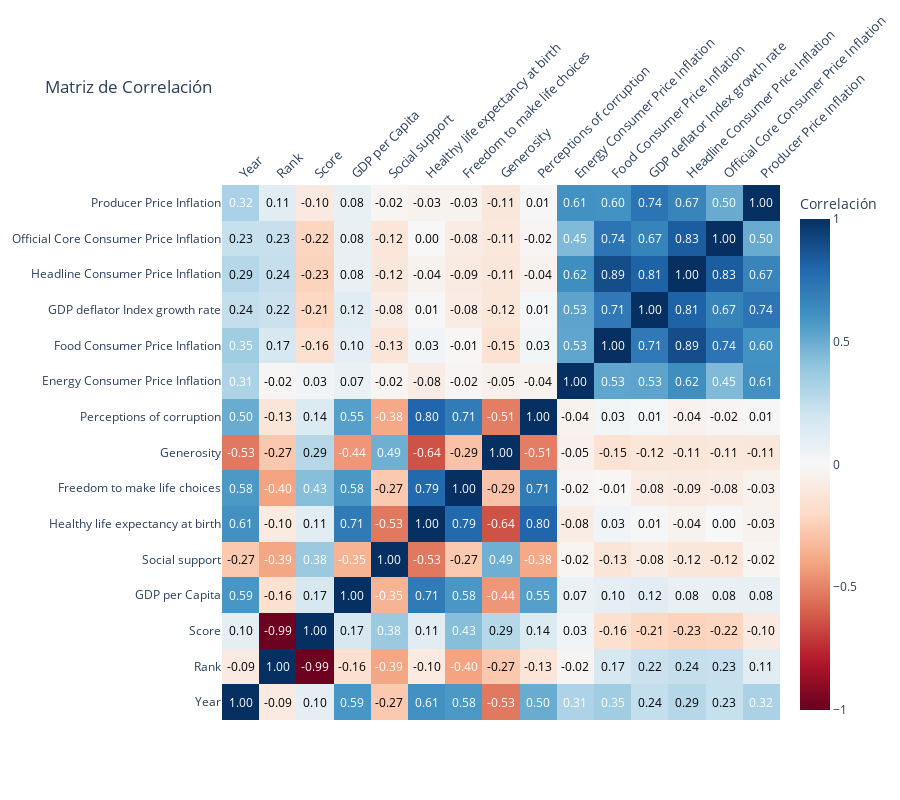

Notebook cell for this chart:
### Code cell
# Misma matriz de correlación, ahora con plotly
import pandas as pd
import plotly.graph_objects as go
from plotly.subplots import make_subplots

# Obtener las etiquetas para el eje x e y
labels = correlationMatrix.columns.tolist()

# Crear la figura con Plotly
fig = go.Figure(data=go.Heatmap(
    z=correlationMatrix.values,
    x=labels,
    y=labels,
    colorscale='RdBu',
    zmid=0, # Centrar el colorscale en 0 para la correlación
    colorbar=dict(title='Correlación')
))

fig.update_layout(
    title='Matriz de Correlación',
    xaxis_side='bottom',
    xaxis=dict(
        side='top',
        tickangle=-45, # Ángulo para las etiquetas del eje x (diagonal)
        tickfont=dict(size=13) # Opcional: ajustar el tamaño de la fuente
    ),
    height=800,
    width=900,
    annotations=[ go.layout.Annotation(
        x=col,
        y=row,
        text=f'{correlationMatrix.iloc[row, col]:.2f}',
        showarrow=False,
        font=dict(size=11.5),
        # bgcolor='rgba(255, 255, 255, 0.8)' if -0.2 < correlationMatrix.iloc[row, col] < 0.2 else 'rgba(0, 0, 0, 0.8)', # Fondo blanco para valores cercanos a 0, negro para el resto
        font_color='black' if -0.3 < correlationMatrix.iloc[row, col] < 0.3 else 'white' # Texto negro para valores cercanos a 0, blanco para el resto
    ) for row in range(correlationMatrix.shape[0]) for col in range(correlationMatrix.shape[1]) ]
)

# Mostrar la figura
fig.show()

### Figure 1 — Plotly figure (JSON) as saved in the notebook; plotly's stock layout.template omitted (floating-point values rounded to 4 significant figures; data arrays with more than 128 entries replaced by an {"elided": "..."} marker saying what was removed)
{"data": [{"colorbar": {"title": {"text": "Correlación"}}, "colorscale": [[0, "rgb(103,0,31)"], [0.1, "rgb(178,24,43)"], [0.2, "rgb(214,96,77)"], [0.3, "rgb(244,165,130)"], [0.4, "rgb(253,219,199)"], [0.5, "rgb(247,247,247)"], [0.6, "rgb(209,229,240)"], [0.7, "rgb(146,197,222)"], [0.8, "rgb(67,147,195)"], [0.9, "rgb(33,102,172)"], [1, "rgb(5,48,97)"]], "type": "heatmap", "x": ["Year", "Rank", "Score", "GDP per Capita", "Social support", "Healthy life expectancy at birth", "Freedom to make life choices", "Generosity", "Perceptions of corruption", "Energy Consumer Price Inflation", "Food Consumer Price Inflation", "GDP deflator Index growth rate", "Headline Consumer Price Inflation", "Official Core Consumer Price Inflation", "Producer Price Inflation"], "y": ["Year", "Rank", "Score", "GDP per Capita", "Social support", "Healthy life expectancy at birth", "Freedom to make life choices", "Generosity", "Perceptions of corruption", "Energy Consumer Price Inflation", "Food Consumer Price Inflation", "GDP deflator Index growth rate", "Headline Consumer Price Inflation", "Official Core Consumer Price Inflation", "Producer Price Inflation"], "z": {"elided": "15x15 float values"}, "zmid": 0}], "layout": {"annotations": [{"font": {"color": "white", "size": 11.5}, "showarrow": false, "text": "1.00", "x": 0, "y": 0}, {"font": {"color": "black", "size": 11.5}, "showarrow": false, "text": "-0.09", "x": 1, "y": 0}, {"font": {"color": "black", "size": 11.5}, "showarrow": false, "text": "0.10", "x": 2, "y": 0}, {"font": {"color": "white", "size": 11.5}, "showarrow": false, "text": "0.59", "x": 3, "y": 0}, {"font": {"color": "black", "size": 11.5}, "showarrow": false, "text": "-0.27", "x": 4, "y": 0}, {"font": {"color": "white", "size": 11.5}, "showarrow": false, "text": "0.61", "x": 5, "y": 0}, {"font": {"color": "white", "size": 11.5}, "showarrow": false, "text": "0.58", "x": 6, "y": 0}, {"font": {"color": "white", "size": 11.5}, "showarrow": false, "text": "-0.53", "x": 7, "y": 0}, {"font": {"color": "white", "size": 11.5}, "showarrow": false, "text": "0.50", "x": 8, "y": 0}, {"font": {"color": "white", "size": 11.5}, "showarrow": false, "text": "0.31", "x": 9, "y": 0}, {"font": {"color": "white", "size": 11.5}, "showarrow": false, "text": "0.35", "x": 10, "y": 0}, {"font": {"color": "black", "size": 11.5}, "showarrow": false, "text": "0.24", "x": 11, "y": 0}, {"font": {"color": "black", "size": 11.5}, "showarrow": false, "text": "0.29", "x": 12, "y": 0}, {"font": {"color": "black", "size": 11.5}, "showarrow": false, "text": "0.23", "x": 13, "y": 0}, {"font": {"color": "white", "size": 11.5}, "showarrow": false, "text": "0.32", "x": 14, "y": 0}, {"font": {"color": "black", "size": 11.5}, "showarrow": false, "text": "-0.09", "x": 0, "y": 1}, {"font": {"color": "white", "size": 11.5}, "showarrow": false, "text": "1.00", "x": 1, "y": 1}, {"font": {"color": "white", "size": 11.5}, "showarrow": false, "text": "-0.99", "x": 2, "y": 1}, {"font": {"color": "black", "size": 11.5}, "showarrow": false, "text": "-0.16", "x": 3, "y": 1}, {"font": {"color": "white", "size": 11.5}, "showarrow": false, "text": "-0.39", "x": 4, "y": 1}, {"font": {"color": "black", "size": 11.5}, "showarrow": false, "text": "-0.10", "x": 5, "y": 1}, {"font": {"color": "white", "size": 11.5}, "showarrow": false, "text": "-0.40", "x": 6, "y": 1}, {"font": {"color": "black", "size": 11.5}, "showarrow": false, "text": "-0.27", "x": 7, "y": 1}, {"font": {"color": "black", "size": 11.5}, "showarrow": false, "text": "-0.13", "x": 8, "y": 1}, {"font": {"color": "black", "size": 11.5}, "showarrow": false, "text": "-0.02", "x": 9, "y": 1}, {"font": {"color": "black", "size": 11.5}, "showarrow": false, "text": "0.17", "x": 10, "y": 1}, {"font": {"color": "black", "size": 11.5}, "showarrow": false, "text": "0.22", "x": 11, "y": 1}, {"font": {"color": "black", "size": 11.5}, "showarrow": false, "text": "0.24", "x": 12, "y": 1}, {"font": {"color": "black", "size": 11.5}, "showarrow": false, "text": "0.23", "x": 13, "y": 1}, {"font": {"color": "black", "size": 11.5}, "showarrow": false, "text": "0.11", "x": 14, "y": 1}, {"font": {"color": "black", "size": 11.5}, "showarrow": false, "text": "0.10", "x": 0, "y": 2}, {"font": {"color": "white", "size": 11.5}, "showarrow": false, "text": "-0.99", "x": 1, "y": 2}, {"font": {"color": "white", "size": 11.5}, "showarrow": false, "text": "1.00", "x": 2, "y": 2}, {"font": {"color": "black", "size": 11.5}, "showarrow": false, "text": "0.17", "x": 3, "y": 2}, {"font": {"color": "white", "size": 11.5}, "showarrow": false, "text": "0.38", "x": 4, "y": 2}, {"font": {"color": "black", "size": 11.5}, "showarrow": false, "text": "0.11", "x": 5, "y": 2}, {"font": {"color": "white", "size": 11.5}, "showarrow": false, "text": "0.43", "x": 6, "y": 2}, {"font": {"color": "black", "size": 11.5}, "showarrow": false, "text": "0.29", "x": 7, "y": 2}, {"font": {"color": "black", "size": 11.5}, "showarrow": false, "text": "0.14", "x": 8, "y": 2}, {"font": {"color": "black", "size": 11.5}, "showarrow": false, "text": "0.03", "x": 9, "y": 2}, {"font": {"color": "black", "size": 11.5}, "showarrow": false, "text": "-0.16", "x": 10, "y": 2}, {"font": {"color": "black", "size": 11.5}, "showarrow": false, "text": "-0.21", "x": 11, "y": 2}, {"font": {"color": "black", "size": 11.5}, "showarrow": false, "text": "-0.23", "x": 12, "y": 2}, {"font": {"color": "black", "size": 11.5}, "showarrow": false, "text": "-0.22", "x": 13, "y": 2}, {"font": {"color": "black", "size": 11.5}, "showarrow": false, "text": "-0.10", "x": 14, "y": 2}, {"font": {"color": "white", "size": 11.5}, "showarrow": false, "text": "0.59", "x": 0, "y": 3}, {"font": {"color": "black", "size": 11.5}, "showarrow": false, "text": "-0.16", "x": 1, "y": 3}, {"font": {"color": "black", "size": 11.5}, "showarrow": false, "text": "0.17", "x": 2, "y": 3}, {"font": {"color": "white", "size": 11.5}, "showarrow": false, "text": "1.00", "x": 3, "y": 3}, {"font": {"color": "white", "size": 11.5}, "showarrow": false, "text": "-0.35", "x": 4, "y": 3}, {"font": {"color": "white", "size": 11.5}, "showarrow": false, "text": "0.71", "x": 5, "y": 3}, {"font": {"color": "white", "size": 11.5}, "showarrow": false, "text": "0.58", "x": 6, "y": 3}, {"font": {"color": "white", "size": 11.5}, "showarrow": false, "text": "-0.44", "x": 7, "y": 3}, {"font": {"color": "white", "size": 11.5}, "showarrow": false, "text": "0.55", "x": 8, "y": 3}, {"font": {"color": "black", "size": 11.5}, "showarrow": false, "text": "0.07", "x": 9, "y": 3}, {"font": {"color": "black", "size": 11.5}, "showarrow": false, "text": "0.10", "x": 10, "y": 3}, {"font": {"color": "black", "size": 11.5}, "showarrow": false, "text": "0.12", "x": 11, "y": 3}, {"font": {"color": "black", "size": 11.5}, "showarrow": false, "text": "0.08", "x": 12, "y": 3}, {"font": {"color": "black", "size": 11.5}, "showarrow": false, "text": "0.08", "x": 13, "y": 3}, {"font": {"color": "black", "size": 11.5}, "showarrow": false, "text": "0.08", "x": 14, "y": 3}, {"font": {"color": "black", "size": 11.5}, "showarrow": false, "text": "-0.27", "x": 0, "y": 4}, {"font": {"color": "white", "size": 11.5}, "showarrow": false, "text": "-0.39", "x": 1, "y": 4}, {"font": {"color": "white", "size": 11.5}, "showarrow": false, "text": "0.38", "x": 2, "y": 4}, {"font": {"color": "white", "size": 11.5}, "showarrow": false, "text": "-0.35", "x": 3, "y": 4}, {"font": {"color": "white", "size": 11.5}, "showarrow": false, "text": "1.00", "x": 4, "y": 4}, {"font": {"color": "white", "size": 11.5}, "showarrow": false, "text": "-0.53", "x": 5, "y": 4}, {"font": {"color": "black", "size": 11.5}, "showarrow": false, "text": "-0.27", "x": 6, "y": 4}, {"font": {"color": "white", "size": 11.5}, "showarrow": false, "text": "0.49", "x": 7, "y": 4}, {"font": {"color": "white", "size": 11.5}, "showarrow": false, "text": "-0.38", "x": 8, "y": 4}, {"font": {"color": "black", "size": 11.5}, "showarrow": false, "text": "-0.02", "x": 9, "y": 4}, {"font": {"color": "black", "size": 11.5}, "showarrow": false, "text": "-0.13", "x": 10, "y": 4}, {"font": {"color": "black", "size": 11.5}, "showarrow": false, "text": "-0.08", "x": 11, "y": 4}, {"font": {"color": "black", "size": 11.5}, "showarrow": false, "text": "-0.12", "x": 12, "y": 4}, {"font": {"color": "black", "size": 11.5}, "showarrow": false, "text": "-0.12", "x": 13, "y": 4}, {"font": {"color": "black", "size": 11.5}, "showarrow": false, "text": "-0.02", "x": 14, "y": 4}, {"font": {"color": "white", "size": 11.5}, "showarrow": false, "text": "0.61", "x": 0, "y": 5}, {"font": {"color": "black", "size": 11.5}, "showarrow": false, "text": "-0.10", "x": 1, "y": 5}, {"font": {"color": "black", "size": 11.5}, "showarrow": false, "text": "0.11", "x": 2, "y": 5}, {"font": {"color": "white", "size": 11.5}, "showarrow": false, "text": "0.71", "x": 3, "y": 5}, {"font": {"color": "white", "size": 11.5}, "showarrow": false, "text": "-0.53", "x": 4, "y": 5}, {"font": {"color": "white", "size": 11.5}, "showarrow": false, "text": "1.00", "x": 5, "y": 5}, {"font": {"color": "white", "size": 11.5}, "showarrow": false, "text": "0.79", "x": 6, "y": 5}, {"font": {"color": "white", "size": 11.5}, "showarrow": false, "text": "-0.64", "x": 7, "y": 5}, {"font": {"color": "white", "size": 11.5}, "showarrow": false, "text": "0.80", "x": 8, "y": 5}, {"font": {"color": "black", "size": 11.5}, "showarrow": false, "text": "-0.08", "x": 9, "y": 5}, {"font": {"color": "black", "size": 11.5}, "showarrow": false, "text": "0.03", "x": 10, "y": 5}, {"font": {"color": "black", "size": 11.5}, "showarrow": false, "text": "0.01", "x": 11, "y": 5}, {"font": {"color": "black", "size": 11.5}, "showarrow": false, "text": "-0.04", "x": 12, "y": 5}, {"font": {"color": "black", "size": 11.5}, "showarrow": false, "text": "0.00", "x": 13, "y": 5}, {"font": {"color": "black", "size": 11.5}, "showarrow": false, "text": "-0.03", "x": 14, "y": 5}, {"font": {"color": "white", "size": 11.5}, "showarrow": false, "text": "0.58", "x": 0, "y": 6}, {"font": {"color": "white", "size": 11.5}, "showarrow": false, "text": "-0.40", "x": 1, "y": 6}, {"font": {"color": "white", "size": 11.5}, "showarrow": false, "text": "0.43", "x": 2, "y": 6}, {"font": {"color": "white", "size": 11.5}, "showarrow": false, "text": "0.58", "x": 3, "y": 6}, {"font": {"color": "black", "size": 11.5}, "showarrow": false, "text": "-0.27", "x": 4, "y": 6}, {"font": {"color": "white", "size": 11.5}, "showarrow": false, "text": "0.79", "x": 5, "y": 6}, {"font": {"color": "white", "size": 11.5}, "showarrow": false, "text": "1.00", "x": 6, "y": 6}, {"font": {"color": "black", "size": 11.5}, "showarrow": false, "text": "-0.29", "x": 7, "y": 6}, {"font": {"color": "white", "size": 11.5}, "showarrow": false, "text": "0.71", "x": 8, "y": 6}, {"font": {"color": "black", "size": 11.5}, "showarrow": false, "text": "-0.02", "x": 9, "y": 6}, {"font": {"color": "black", "size": 11.5}, "showarrow": false, "text": "-0.01", "x": 10, "y": 6}, {"font": {"color": "black", "size": 11.5}, "showarrow": false, "text": "-0.08", "x": 11, "y": 6}, {"font": {"color": "black", "size": 11.5}, "showarrow": false, "text": "-0.09", "x": 12, "y": 6}, {"font": {"color": "black", "size": 11.5}, "showarrow": false, "text": "-0.08", "x": 13, "y": 6}, {"font": {"color": "black", "size": 11.5}, "showarrow": false, "text": "-0.03", "x": 14, "y": 6}, {"font": {"color": "white", "size": 11.5}, "showarrow": false, "text": "-0.53", "x": 0, "y": 7}, {"font": {"color": "black", "size": 11.5}, "showarrow": false, "text": "-0.27", "x": 1, "y": 7}, {"font": {"color": "black", "size": 11.5}, "showarrow": false, "text": "0.29", "x": 2, "y": 7}, {"font": {"color": "white", "size": 11.5}, "showarrow": false, "text": "-0.44", "x": 3, "y": 7}, {"font": {"color": "white", "size": 11.5}, "showarrow": false, "text": "0.49", "x": 4, "y": 7}, {"font": {"color": "white", "size": 11.5}, "showarrow": false, "text": "-0.64", "x": 5, "y": 7}, {"font": {"color": "black", "size": 11.5}, "showarrow": false, "text": "-0.29", "x": 6, "y": 7}, {"font": {"color": "white", "size": 11.5}, "showarrow": false, "text": "1.00", "x": 7, "y": 7}, {"font": {"color": "white", "size": 11.5}, "showarrow": false, "text": "-0.51", "x": 8, "y": 7}, {"font": {"color": "black", "size": 11.5}, "showarrow": false, "text": "-0.05", "x": 9, "y": 7}, {"font": {"color": "black", "size": 11.5}, "showarrow": false, "text": "-0.15", "x": 10, "y": 7}, {"font": {"color": "black", "size": 11.5}, "showarrow": false, "text": "-0.12", "x": 11, "y": 7}, {"font": {"color": "black", "size": 11.5}, "showarrow": false, "text": "-0.11", "x": 12, "y": 7}, {"font": {"color": "black", "size": 11.5}, "showarrow": false, "text": "-0.11", "x": 13, "y": 7}, {"font": {"color": "black", "size": 11.5}, "showarrow": false, "text": "-0.11", "x": 14, "y": 7}, {"font": {"color": "white", "size": 11.5}, "showarrow": false, "text": "0.50", "x": 0, "y": 8}, {"font": {"color": "black", "size": 11.5}, "showarrow": false, "text": "-0.13", "x": 1, "y": 8}, {"font": {"color": "black", "size": 11.5}, "showarrow": false, "text": "0.14", "x": 2, "y": 8}, {"font": {"color": "white", "size": 11.5}, "showarrow": false, "text": "0.55", "x": 3, "y": 8}, {"font": {"color": "white", "size": 11.5}, "showarrow": false, "text": "-0.38", "x": 4, "y": 8}, {"font": {"color": "white", "size": 11.5}, "showarrow": false, "text": "0.80", "x": 5, "y": 8}, {"font": {"color": "white", "size": 11.5}, "showarrow": false, "text": "0.71", "x": 6, "y": 8}, {"font": {"color": "white", "size": 11.5}, "showarrow": false, "text": "-0.51", "x": 7, "y": 8}, {"font": {"color": "white", "size": 11.5}, "showarrow": false, "text": "1.00", "x": 8, "y": 8}, {"font": {"color": "black", "size": 11.5}, "showarrow": false, "text": "-0.04", "x": 9, "y": 8}, {"font": {"color": "black", "size": 11.5}, "showarrow": false, "text": "0.03", "x": 10, "y": 8}, {"font": {"color": "black", "size": 11.5}, "showarrow": false, "text": "0.01", "x": 11, "y": 8}, {"font": {"color": "black", "size": 11.5}, "showarrow": false, "text": "-0.04", "x": 12, "y": 8}, {"font": {"color": "black", "size": 11.5}, "showarrow": false, "text": "-0.02", "x": 13, "y": 8}, {"font": {"color": "black", "size": 11.5}, "showarrow": false, "text": "0.01", "x": 14, "y": 8}, {"font": {"color": "white", "size": 11.5}, "showarrow": false, "text": "0.31", "x": 0, "y": 9}, {"font": {"color": "black", "size": 11.5}, "showarrow": false, "text": "-0.02", "x": 1, "y": 9}, {"font": {"color": "black", "size": 11.5}, "showarrow": false, "text": "0.03", "x": 2, "y": 9}, {"font": {"color": "black", "size": 11.5}, "showarrow": false, "text": "0.07", "x": 3, "y": 9}, {"font": {"color": "black", "size": 11.5}, "showarrow": false, "text": "-0.02", "x": 4, "y": 9}, {"font": {"color": "black", "size": 11.5}, "showarrow": false, "text": "-0.08", "x": 5, "y": 9}, {"font": {"color": "black", "size": 11.5}, "showarrow": false, "text": "-0.02", "x": 6, "y": 9}, {"font": {"color": "black", "size": 11.5}, "showarrow": false, "text": "-0.05", "x": 7, "y": 9}, {"font": {"color": "black", "size": 11.5}, "showarrow": false, "text": "-0.04", "x": 8, "y": 9}, {"font": {"color": "white", "size": 11.5}, "showarrow": false, "text": "1.00", "x": 9, "y": 9}, {"font": {"color": "white", "size": 11.5}, "showarrow": false, "text": "0.53", "x": 10, "y": 9}, {"font": {"color": "white", "size": 11.5}, "showarrow": false, "text": "0.53", "x": 11, "y": 9}, {"font": {"color": "white", "size": 11.5}, "showarrow": false, "text": "0.62", "x": 12, "y": 9}, {"font": {"color": "white", "size": 11.5}, "showarrow": false, "text": "0.45", "x": 13, "y": 9}, {"font": {"color": "white", "size": 11.5}, "showarrow": false, "text": "0.61", "x": 14, "y": 9}, {"font": {"color": "white", "size": 11.5}, "showarrow": false, "text": "0.35", "x": 0, "y": 10}, {"font": {"color": "black", "size": 11.5}, "showarrow": false, "text": "0.17", "x": 1, "y": 10}, {"font": {"color": "black", "size": 11.5}, "showarrow": false, "text": "-0.16", "x": 2, "y": 10}, {"font": {"color": "black", "size": 11.5}, "showarrow": false, "text": "0.10", "x": 3, "y": 10}, {"font": {"color": "black", "size": 11.5}, "showarrow": false, "text": "-0.13", "x": 4, "y": 10}, {"font": {"color": "black", "size": 11.5}, "showarrow": false, "text": "0.03", "x": 5, "y": 10}, {"font": {"color": "black", "size": 11.5}, "showarrow": false, "text": "-0.01", "x": 6, "y": 10}, {"font": {"color": "black", "size": 11.5}, "showarrow": false, "text": "-0.15", "x": 7, "y": 10}, {"font": {"color": "black", "size": 11.5}, "showarrow": false, "text": "0.03", "x": 8, "y": 10}, {"font": {"color": "white", "size": 11.5}, "showarrow": false, "text": "0.53", "x": 9, "y": 10}, {"font": {"color": "white", "size": 11.5}, "showarrow": false, "text": "1.00", "x": 10, "y": 10}, {"font": {"color": "white", "size": 11.5}, "showarrow": false, "text": "0.71", "x": 11, "y": 10}, {"font": {"color": "white", "size": 11.5}, "showarrow": false, "text": "0.89", "x": 12, "y": 10}, {"font": {"color": "white", "size": 11.5}, "showarrow": false, "text": "0.74", "x": 13, "y": 10}, {"font": {"color": "white", "size": 11.5}, "showarrow": false, "text": "0.60", "x": 14, "y": 10}, {"font": {"color": "black", "size": 11.5}, "showarrow": false, "text": "0.24", "x": 0, "y": 11}, {"font": {"color": "black", "size": 11.5}, "showarrow": false, "text": "0.22", "x": 1, "y": 11}, {"font": {"color": "black", "size": 11.5}, "showarrow": false, "text": "-0.21", "x": 2, "y": 11}, {"font": {"color": "black", "size": 11.5}, "showarrow": false, "text": "0.12", "x": 3, "y": 11}, {"font": {"color": "black", "size": 11.5}, "showarrow": false, "text": "-0.08", "x": 4, "y": 11}, {"font": {"color": "black", "size": 11.5}, "showarrow": false, "text": "0.01", "x": 5, "y": 11}, {"font": {"color": "black", "size": 11.5}, "showarrow": false, "text": "-0.08", "x": 6, "y": 11}, {"font": {"color": "black", "size": 11.5}, "showarrow": false, "text": "-0.12", "x": 7, "y": 11}, {"font": {"color": "black", "size": 11.5}, "showarrow": false, "text": "0.01", "x": 8, "y": 11}, {"font": {"color": "white", "size": 11.5}, "showarrow": false, "text": "0.53", "x": 9, "y": 11}, {"font": {"color": "white", "size": 11.5}, "showarrow": false, "text": "0.71", "x": 10, "y": 11}, {"font": {"color": "white", "size": 11.5}, "showarrow": false, "text": "1.00", "x": 11, "y": 11}, {"font": {"color": "white", "size": 11.5}, "showarrow": false, "text": "0.81", "x": 12, "y": 11}, {"font": {"color": "white", "size": 11.5}, "showarrow": false, "text": "0.67", "x": 13, "y": 11}, {"font": {"color": "white", "size": 11.5}, "showarrow": false, "text": "0.74", "x": 14, "y": 11}, {"font": {"color": "black", "size": 11.5}, "showarrow": false, "text": "0.29", "x": 0, "y": 12}, {"font": {"color": "black", "size": 11.5}, "showarrow": false, "text": "0.24", "x": 1, "y": 12}, {"font": {"color": "black", "size": 11.5}, "showarrow": false, "text": "-0.23", "x": 2, "y": 12}, {"font": {"color": "black", "size": 11.5}, "showarrow": false, "text": "0.08", "x": 3, "y": 12}, {"font": {"color": "black", "size": 11.5}, "showarrow": false, "text": "-0.12", "x": 4, "y": 12}, {"font": {"color": "black", "size": 11.5}, "showarrow": false, "text": "-0.04", "x": 5, "y": 12}, {"font": {"color": "black", "size": 11.5}, "showarrow": false, "text": "-0.09", "x": 6, "y": 12}, {"font": {"color": "black", "size": 11.5}, "showarrow": false, "text": "-0.11", "x": 7, "y": 12}, {"font": {"color": "black", "size": 11.5}, "showarrow": false, "text": "-0.04", "x": 8, "y": 12}, {"font": {"color": "white", "size": 11.5}, "showarrow": false, "text": "0.62", "x": 9, "y": 12}, {"font": {"color": "white", "size": 11.5}, "showarrow": false, "text": "0.89", "x": 10, "y": 12}, {"font": {"color": "white", "size": 11.5}, "showarrow": false, "text": "0.81", "x": 11, "y": 12}, {"font": {"color": "white", "size": 11.5}, "showarrow": false, "text": "1.00", "x": 12, "y": 12}, {"font": {"color": "white", "size": 11.5}, "showarrow": false, "text": "0.83", "x": 13, "y": 12}, {"font": {"color": "white", "size": 11.5}, "showarrow": false, "text": "0.67", "x": 14, "y": 12}, {"font": {"color": "black", "size": 11.5}, "showarrow": false, "text": "0.23", "x": 0, "y": 13}, {"font": {"color": "black", "size": 11.5}, "showarrow": false, "text": "0.23", "x": 1, "y": 13}, {"font": {"color": "black", "size": 11.5}, "showarrow": false, "text": "-0.22", "x": 2, "y": 13}, {"font": {"color": "black", "size": 11.5}, "showarrow": false, "text": "0.08", "x": 3, "y": 13}, {"font": {"color": "black", "size": 11.5}, "showarrow": false, "text": "-0.12", "x": 4, "y": 13}, {"font": {"color": "black", "size": 11.5}, "showarrow": false, "text": "0.00", "x": 5, "y": 13}, {"font": {"color": "black", "size": 11.5}, "showarrow": false, "text": "-0.08", "x": 6, "y": 13}, {"font": {"color": "black", "size": 11.5}, "showarrow": false, "text": "-0.11", "x": 7, "y": 13}, {"font": {"color": "black", "size": 11.5}, "showarrow": false, "text": "-0.02", "x": 8, "y": 13}, {"font": {"color": "white", "size": 11.5}, "showarrow": false, "text": "0.45", "x": 9, "y": 13}, {"font": {"color": "white", "size": 11.5}, "showarrow": false, "text": "0.74", "x": 10, "y": 13}, {"font": {"color": "white", "size": 11.5}, "showarrow": false, "text": "0.67", "x": 11, "y": 13}, {"font": {"color": "white", "size": 11.5}, "showarrow": false, "text": "0.83", "x": 12, "y": 13}, {"font": {"color": "white", "size": 11.5}, "showarrow": false, "text": "1.00", "x": 13, "y": 13}, {"font": {"color": "white", "size": 11.5}, "showarrow": false, "text": "0.50", "x": 14, "y": 13}, {"font": {"color": "white", "size": 11.5}, "showarrow": false, "text": "0.32", "x": 0, "y": 14}, {"font": {"color": "black", "size": 11.5}, "showarrow": false, "text": "0.11", "x": 1, "y": 14}, {"font": {"color": "black", "size": 11.5}, "showarrow": false, "text": "-0.10", "x": 2, "y": 14}, {"font": {"color": "black", "size": 11.5}, "showarrow": false, "text": "0.08", "x": 3, "y": 14}, {"font": {"color": "black", "size": 11.5}, "showarrow": false, "text": "-0.02", "x": 4, "y": 14}, {"font": {"color": "black", "size": 11.5}, "showarrow": false, "text": "-0.03", "x": 5, "y": 14}, {"font": {"color": "black", "size": 11.5}, "showarrow": false, "text": "-0.03", "x": 6, "y": 14}, {"font": {"color": "black", "size": 11.5}, "showarrow": false, "text": "-0.11", "x": 7, "y": 14}, {"font": {"color": "black", "size": 11.5}, "showarrow": false, "text": "0.01", "x": 8, "y": 14}, {"font": {"color": "white", "size": 11.5}, "showarrow": false, "text": "0.61", "x": 9, "y": 14}, {"font": {"color": "white", "size": 11.5}, "showarrow": false, "text": "0.60", "x": 10, "y": 14}, {"font": {"color": "white", "size": 11.5}, "showarrow": false, "text": "0.74", "x": 11, "y": 14}, {"font": {"color": "white", "size": 11.5}, "showarrow": false, "text": "0.67", "x": 12, "y": 14}, {"font": {"color": "white", "size": 11.5}, "showarrow": false, "text": "0.50", "x": 13, "y": 14}, {"font": {"color": "white", "size": 11.5}, "showarrow": false, "text": "1.00", "x": 14, "y": 14}], "height": 800, "title": {"text": "Matriz de Correlación"}, "width": 900, "xaxis": {"side": "top", "tickangle": -45, "tickfont": {"size": 13}}}}
